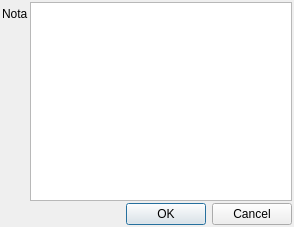
<?xml version="1.0" encoding="UTF-8"?>
<ui version="4.0">
 <class>DlgEditTooltip</class>
 <widget class="QDialog" name="DlgEditTooltip">
  <property name="geometry">
   <rect>
    <x>0</x>
    <y>0</y>
    <width>294</width>
    <height>227</height>
   </rect>
  </property>
  <property name="windowTitle">
   <string>Editar Nota</string>
  </property>
  <layout class="QVBoxLayout" name="verticalLayout">
   <property name="spacing">
    <number>2</number>
   </property>
   <property name="leftMargin">
    <number>2</number>
   </property>
   <property name="topMargin">
    <number>2</number>
   </property>
   <property name="rightMargin">
    <number>2</number>
   </property>
   <property name="bottomMargin">
    <number>2</number>
   </property>
   <item>
    <layout class="QFormLayout" name="formLayout">
     <property name="horizontalSpacing">
      <number>2</number>
     </property>
     <property name="verticalSpacing">
      <number>2</number>
     </property>
     <item row="0" column="0">
      <widget class="QLabel" name="label">
       <property name="text">
        <string>Nota</string>
       </property>
      </widget>
     </item>
     <item row="0" column="1">
      <widget class="QTextEdit" name="txtNota"/>
     </item>
    </layout>
   </item>
   <item>
    <widget class="QDialogButtonBox" name="buttonBox">
     <property name="orientation">
      <enum>Qt::Horizontal</enum>
     </property>
     <property name="standardButtons">
      <set>QDialogButtonBox::Cancel|QDialogButtonBox::Ok</set>
     </property>
    </widget>
   </item>
  </layout>
 </widget>
 <resources/>
 <connections>
  <connection>
   <sender>buttonBox</sender>
   <signal>accepted()</signal>
   <receiver>DlgEditTooltip</receiver>
   <slot>accept()</slot>
   <hints>
    <hint type="sourcelabel">
     <x>248</x>
     <y>254</y>
    </hint>
    <hint type="destinationlabel">
     <x>157</x>
     <y>274</y>
    </hint>
   </hints>
  </connection>
  <connection>
   <sender>buttonBox</sender>
   <signal>rejected()</signal>
   <receiver>DlgEditTooltip</receiver>
   <slot>reject()</slot>
   <hints>
    <hint type="sourcelabel">
     <x>316</x>
     <y>260</y>
    </hint>
    <hint type="destinationlabel">
     <x>286</x>
     <y>274</y>
    </hint>
   </hints>
  </connection>
 </connections>
</ui>
